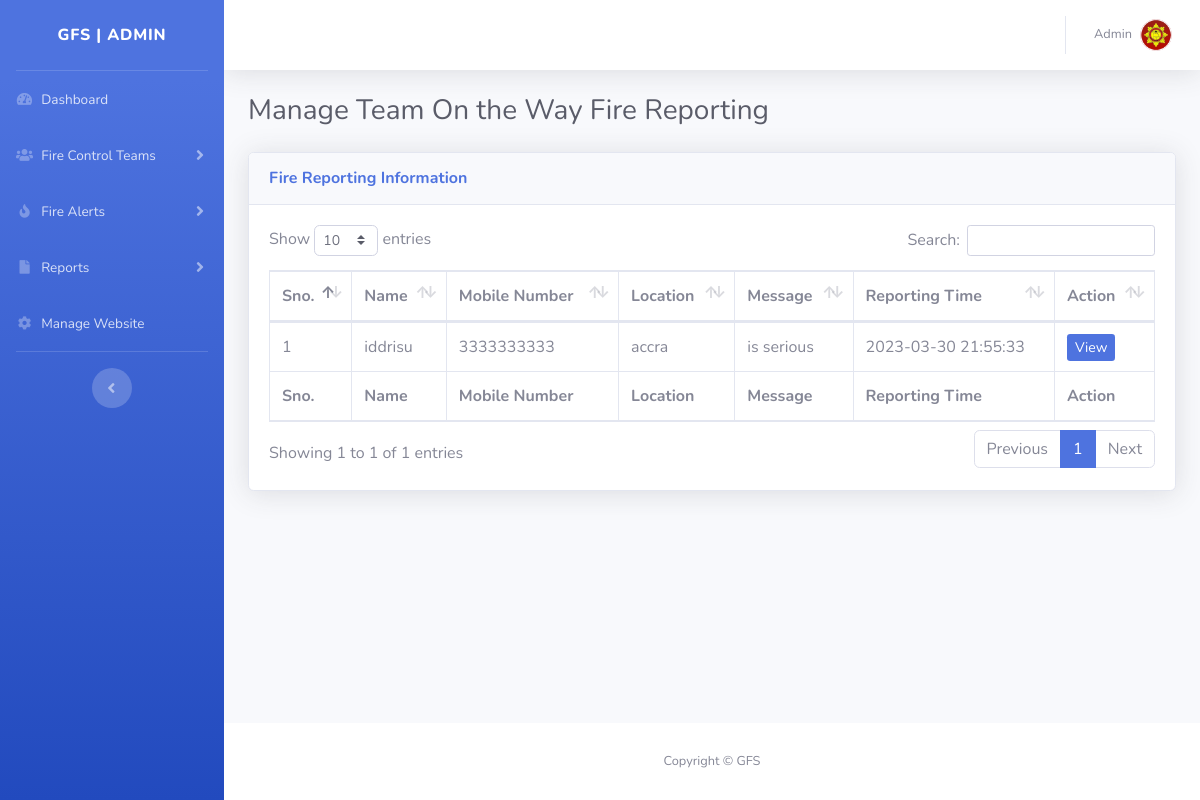
Page /ofrs/admin/team-ontheway-requests.php (signed in) on the committed database.
### tables this page shows
CREATE TABLE `tblsite` (
  `id` int(11) NOT NULL,
  `siteTitle` varchar(255) DEFAULT NULL,
  `siteLogo` varchar(255) DEFAULT NULL
);

CREATE TABLE `tblfirereport` (
  `id` int(11) NOT NULL,
  `fullName` varchar(255) DEFAULT NULL,
  `mobileNumber` bigint(12) DEFAULT NULL,
  `location` mediumtext DEFAULT NULL,
  `messgae` mediumtext DEFAULT NULL,
  `assignTo` int(11) DEFAULT NULL,
  `status` varchar(120) DEFAULT NULL,
  `postingDate` timestamp NULL DEFAULT current_timestamp(),
  `assignTime` varchar(255) DEFAULT NULL,
  `assignTme` varchar(255) NOT NULL
);

### ofrs/admin/team-ontheway-requests.php (the view, shortened to what this page needs)
<?php session_start();
include_once('includes/config.php');
if (strlen($_SESSION['aid']==0)) {
  header('location:logout.php');
  } else{
?>
<!DOCTYPE html>
<html lang="en">
<head>
    <link href="vendor/fontawesome-free/css/all.min.css" rel="stylesheet" type="text/css">
    <link href="css/sb-admin-2.min.css" rel="stylesheet">
    <link href="vendor/datatables/dataTables.bootstrap4.min.css" rel="stylesheet">
</head>
<body id="page-top">
    <div id="wrapper">
  <?php include_once('includes/sidebar.php');?>
        <div id="content-wrapper" class="d-flex flex-column">
            <div id="content">
<?php include_once('includes/topbar.php');?>
                <div class="container-fluid">
                       <div class="d-sm-flex align-items-center justify-content-between mb-4">
                        <h1 class="h3 mb-0 text-gray-800">Manage Team On the Way Fire Reporting</h1>
                    </div>
                    <div class="card shadow mb-4">
                        <div class="card-header py-3">
                            <h6 class="m-0 font-weight-bold text-primary">Fire Reporting Information</h6>
                        </div>
                        <div class="card-body">
                            <div class="table-responsive">
                                <table class="table table-bordered" id="dataTable" width="100%" cellspacing="0">
                                    <thead>
                                        <tr>
                                            <th>Sno.</th>
                                            <th>Name</th>
                                            <th>Mobile Number</th>
                                            <th>Location </th>
                                             <th>Message</th>
                                             <th>Reporting Time</th>
                                            <th>Action</th>
                                        </tr>
                                    </thead>
                                    <tfoot>
                                     <tr>
                                            <th>Sno.</th>
                                            <th>Name</th>
                                            <th>Mobile Number</th>
                                            <th>Location </th>
                                             <th>Message</th>
                                             <th>Reporting Time</th>
                                            <th>Action</th>
                                        </tr>
                                    </tfoot>
                                    <tbody>
<?php $query=mysqli_query($con,"select * from tblfirereport where status='Team On the Way'");
$cnt=1;
while($row=mysqli_fetch_array($query)){
?>
                                        <tr>
                                            <td><?php echo $cnt;?></td>
                                            <td><?php echo $row['fullName'];?></td>
                                            <td><?php echo $row['mobileNumber'];?></td>
                                            <td><?php echo $row['location'];?></td>
                                            <td><?php echo $row['messgae'];?></td>
                                            <td><?php echo $row['postingDate'];?></td>
                                            <td>
                                <a href="request-details.php?requestid=<?php echo $row['id'];?>" class="btn-sm btn-primary">View</a>
                              </td>
                                        </tr>
                               <?php $cnt++;
                           } ?>
                                    </tbody>
                                </table>
                            </div>
                        </div>
                    </div>
                </div>
            </div>
    <?php include_once('includes/footer.php');?>
        </div>
    </div>
</body>
</html>
<?php } ?>

### ofrs/admin/includes/sidebar.php (shortened to what this page needs)
        <ul class="navbar-nav bg-gradient-primary sidebar sidebar-dark accordion" id="accordionSidebar">
<?php $query=mysqli_query($con,"select * from tblsite");
while($row=mysqli_fetch_array($query)){
$logo=$row['siteLogo'];
$wtitle=$row['siteTitle'];
}  ?>
            <a class="sidebar-brand d-flex align-items-center justify-content-center" href="dashboard.php">
                <div class="sidebar-brand-text mx-3"><?php echo $wtitle;?> | Admin</div>
            </a>
            <hr class="sidebar-divider my-0">
     <li class="nav-item">
                <a class="nav-link" href="dashboard.php">
                    <i class="fas fa-fw fa-tachometer-alt"></i>
                    <span>Dashboard</span></a>
            </li>
<li class="nav-item">
                <a class="nav-link collapsed" href="#" data-toggle="collapse" data-target="#collapsePages1" aria-expanded="true" aria-controls="collapsePages1">
                    <i class="fas fa-fw fa-users"></i>
                    <span>Fire Control Teams</span>
                </a>
            </li>
<li class="nav-item">
                <a class="nav-link collapsed" href="#" data-toggle="collapse" data-target="#collapsePages" aria-expanded="true" aria-controls="collapsePages">
                    <i class="fas fa-fw fa-fire"></i>
                    <span>Fire Alerts</span>
                </a>
            </li>
<li class="nav-item">
                <a class="nav-link collapsed" href="#" data-toggle="collapse" data-target="#collapsePages2" aria-expanded="true" aria-controls="collapsePages2">
                    <i class="fas fa-fw fa-file"></i>
                    <span>Reports</span>
                </a>
            </li>
     <li class="nav-item">
                <a class="nav-link" href="manage-site.php">
                      <i class="fas fa-fw fa-cog"></i>
                    <span>Manage Website</span></a>
            </li>
            <hr class="sidebar-divider d-none d-md-block">
            <div class="text-center d-none d-md-inline">
                <button class="rounded-circle border-0" id="sidebarToggle"></button>
            </div>
        </ul>

### ofrs/admin/includes/topbar.php (shortened to what this page needs)
      <nav class="navbar navbar-expand navbar-light bg-white topbar mb-4 static-top shadow">
            <?php if($_SESSION['aid']):?>
                    <ul class="navbar-nav ml-auto">
                        <li class="nav-item dropdown no-arrow">
                            <a class="nav-link dropdown-toggle" href="#" id="userDropdown" role="button"
                                data-toggle="dropdown" aria-haspopup="true" aria-expanded="false">
                <?php
$adid=$_SESSION['aid'];
$ret1=mysqli_query($con,"select AdminName from tbladmin where ID='$adid'");
while($row1=mysqli_fetch_array($ret1)){
?>
                                <span class="mr-2 d-none d-lg-inline text-gray-600 small"><?php  echo $row1['AdminName'];?></span>
                           <?php } ?>
                                <img class="img-profile rounded-circle"
                                    src="uploadeddata/<?php echo $logo;?>">
                            </a>
                        </li>
                    </ul>
                <?php endif;?>
                </nav>

### ofrs/admin/includes/footer.php
<footer class="sticky-footer bg-white">
    <div class="container my-auto">
        <div class="copyright text-center my-auto">
            <span>Copyright &copy; <?php echo $wtitle;?> </span>
        </div>
    </div>
</footer>

### rows in the picture
tblsite: siteTitle "GFS", siteLogo (picture)
tblfirereport: fullName "iddrisu", mobileNumber "3333333333", location "accra", messgae "is serious", postingDate "2023-03-30 21:55:33"

### other values in the picture
$row1['AdminName'] "Admin"
